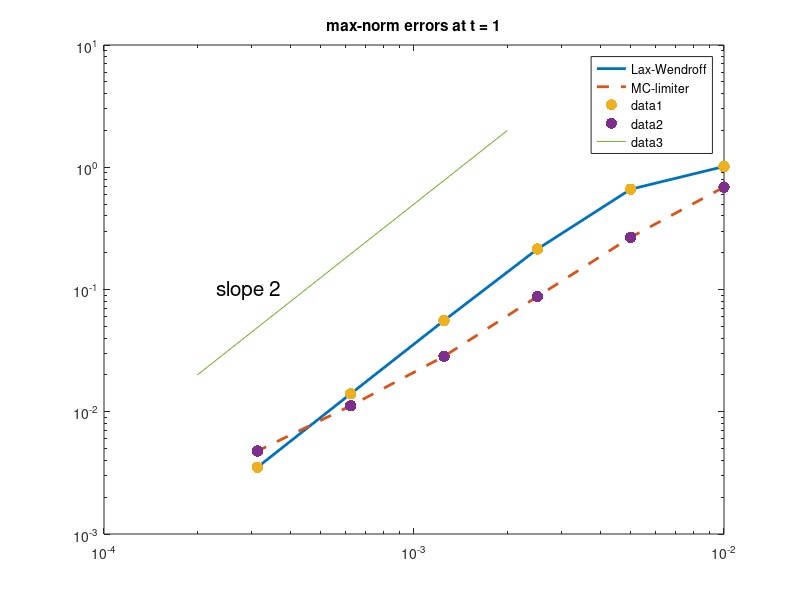
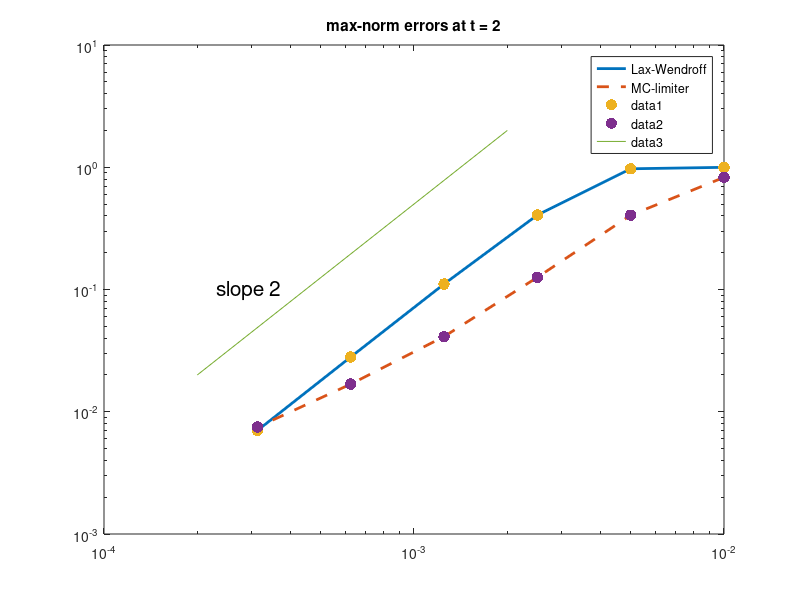
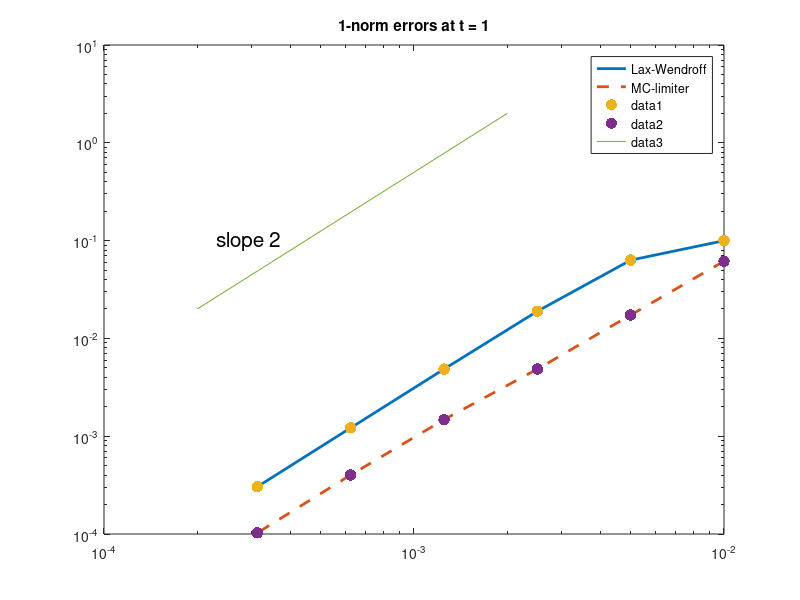
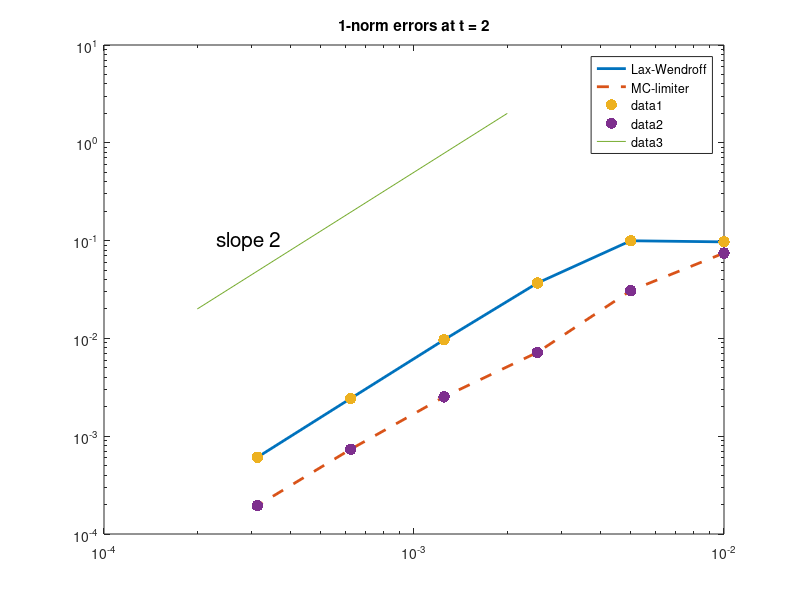

MATLAB code for these plots, in order:

% Errors computed with different methods at time t=1 and t=2
%
%             dx          max-norm      1-norm

errmct1 = [ ...
            1.0000e-02   6.8816e-01   6.1604e-02 ; ...
	    5.0000e-03   2.6733e-01   1.7351e-02 ; ...
	    2.5000e-03   8.7570e-02   4.8530e-03 ; ...
	    1.2500e-03   2.8395e-02   1.4789e-03 ; ...
	    6.2500e-04   1.1194e-02   4.0201e-04 ; ...
	    3.1250e-04   4.7687e-03   1.0281e-04 ...
	  ];


errmct2 = [ ...
            1.0000e-02   8.2678e-01   7.4587e-02 ; ...
	    5.0000e-03   4.0509e-01   3.0794e-02 ; ...
	    2.5000e-03   1.2578e-01   7.1907e-03 ; ...
	    1.2500e-03   4.1194e-02   2.5240e-03 ; ...
	    6.2500e-04   1.6829e-02   7.3586e-04 ; ...
	    3.1250e-04   7.4854e-03   1.9510e-04 ...
	  ];


errlwt1 = [ ...
            1.0000e-02   1.0141e+00   9.9809e-02 ; ...
	    5.0000e-03   6.6104e-01   6.3131e-02 ; ...
	    2.5000e-03   2.1398e-01   1.8959e-02 ; ...
	    1.2500e-03   5.5757e-02   4.8552e-03 ; ...
	    6.2500e-04   1.4036e-02   1.2173e-03 ; ...
	    3.1250e-04   3.5135e-03   3.0448e-04  ...
	  ];


errlwt2 = [ ...
            1.0000e-02   9.9843e-01   9.7020e-02 ; ...
	    5.0000e-03   9.7158e-01   9.9624e-02 ; ...
	    2.5000e-03   4.0659e-01   3.6796e-02 ; ...
	    1.2500e-03   1.1085e-01   9.6707e-03 ; ...
	    6.2500e-04   2.8044e-02   2.4335e-03 ; ...
	    3.1250e-04   7.0257e-03   6.0893e-04  ...
	  ];

clf
%Haxes = axes('position',[.1 .1 .8 .8]);
set(gca,'fontsize',15)
loglog(errlwt1(:,1),errlwt1(:,2),'-','LineWidth',2.0)
hold on
loglog(errmct1(:,1),errmct1(:,2),'--','LineWidth',2.0)
%loglog(errsbt1(:,1),errsbt1(:,2),'-.')
title('max-norm errors at t = 1')
%legend('Lax-Wendroff','MC-limiter','Superbee')
legend('Lax-Wendroff','MC-limiter')
loglog(errlwt1(:,1),errlwt1(:,2),'.','MarkerSize',25)
loglog(errmct1(:,1),errmct1(:,2),'.','MarkerSize',25)

loglog([2e-4 2e-3],[2e-2 2e0])
text(2.3e-4,1e-1,'slope 2','fontsize',15)

hold off
figure

clf
%Haxes = axes('position',[.1 .1 .8 .8]);
set(gca,'fontsize',15)
loglog(errlwt2(:,1),errlwt2(:,2),'-','LineWidth',2.0)
hold on
loglog(errmct2(:,1),errmct2(:,2),'--','LineWidth',2.0)
%loglog(errsbt2(:,1),errsbt2(:,2),'-.')
title('max-norm errors at t = 2')
%legend('Lax-Wendroff','MC-limiter','Superbee')
legend('Lax-Wendroff','MC-limiter')
loglog(errlwt2(:,1),errlwt2(:,2),'.','MarkerSize',25)
loglog(errmct2(:,1),errmct2(:,2),'.','MarkerSize',25)

loglog([2e-4 2e-3],[2e-2 2e0])
text(2.3e-4,1e-1,'slope 2','fontsize',15)

hold off
figure

disp(['Errors at t = 2'])
ne = size(errmct2,1);
A = [1  log(errmct2(ne-1,1));  1 log(errmct2(ne,1))];
b = [log(errmct2(ne-1,2));  log(errmct2(ne,2))];
y = A\b;
C = exp(y(1));
order = y(2);
disp(['max-norm error for MC = ' num2str(C) ' * h^(' num2str(order) ')'])

ne = size(errlwt2,1);
A = [1  log(errlwt2(ne-1,1));  1 log(errlwt2(ne,1))];
b = [log(errlwt2(ne-1,2));  log(errlwt2(ne,2))];
y = A\b;
C = exp(y(1));
order = y(2);
disp(['max-norm error for LW = ' num2str(C) ' * h^(' num2str(order) ')'])

clf
%Haxes = axes('position',[.1 .1 .8 .8]);
set(gca,'fontsize',15)
loglog(errlwt1(:,1),errlwt1(:,3),'-','LineWidth',2.0)
hold on
loglog(errmct1(:,1),errmct1(:,3),'--','LineWidth',2.0)
%loglog(errsbt1(:,1),errsbt1(:,3),'-.')
title('1-norm errors at t = 1')
%legend('Lax-Wendroff','MC-limiter','Superbee')
legend('Lax-Wendroff','MC-limiter')
loglog(errlwt1(:,1),errlwt1(:,3),'.','MarkerSize',25)
loglog(errmct1(:,1),errmct1(:,3),'.','MarkerSize',25)

loglog([2e-4 2e-3],[2e-2 2e0])
text(2.3e-4,1e-1,'slope 2','fontsize',15)

hold off
figure

clf
%Haxes = axes('position',[.1 .1 .8 .8]);
set(gca,'fontsize',15)
loglog(errlwt2(:,1),errlwt2(:,3),'-','LineWidth',2.0)
hold on
loglog(errmct2(:,1),errmct2(:,3),'--','LineWidth',2.0)
%loglog(errsbt2(:,1),errsbt2(:,3),'-.')
title('1-norm errors at t = 2')
%legend('Lax-Wendroff','MC-limiter','Superbee')
legend('Lax-Wendroff','MC-limiter')
loglog(errlwt2(:,1),errlwt2(:,3),'.','MarkerSize',25)
loglog(errmct2(:,1),errmct2(:,3),'.','MarkerSize',25)

loglog([2e-4 2e-3],[2e-2 2e0])
text(2.3e-4,1e-1,'slope 2','fontsize',15)

hold off

ne = size(errmct2,1);
A = [1  log(errmct2(ne-1,1));  1 log(errmct2(ne,1))];
b = [log(errmct2(ne-1,3));  log(errmct2(ne,3))];
y = A\b;
C = exp(y(1));
order = y(2);
disp(['1-norm error for MC = ' num2str(C) ' * h^(' num2str(order) ')'])

ne = size(errlwt2,1);
A = [1  log(errlwt2(ne-1,1));  1 log(errlwt2(ne,1))];
b = [log(errlwt2(ne-1,3));  log(errlwt2(ne,3))];
y = A\b;
C = exp(y(1));
order = y(2);
disp(['1-norm error for LW = ' num2str(C) ' * h^(' num2str(order) ')'])
